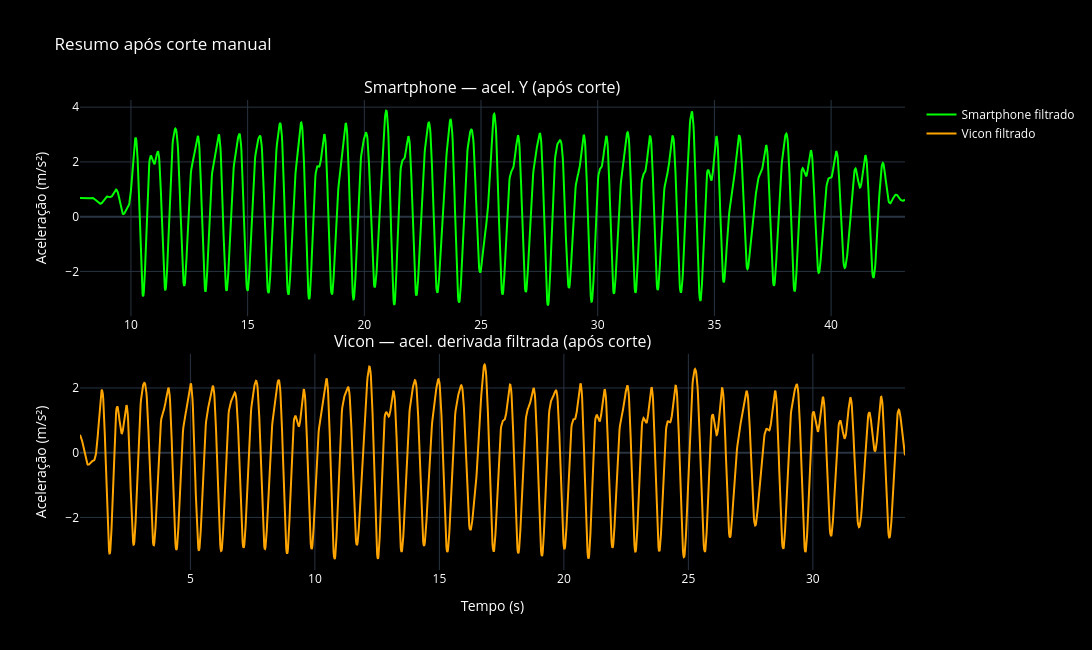

The notebook cell this image was saved under:
### Code cell
# =====================================================
# Corte manual — 2 gráficos (smartphone + Vicon)
# Requer: células 1→3 + preparação Vicon acima
# =====================================================

if "_orig_New_Time_sp" not in globals():
    raise RuntimeError(
        "Execute a célula anterior (Vicon — derivação + preparação) antes desta."
    )

if "acc_vicon_filt_m_s2" not in globals():
    raise RuntimeError(
        "Derivação do Vicon ausente. Execute a célula de preparação antes desta."
    )


def _fig_layout_base(fig, titulo, t_min, t_max):
    fig.update_layout(
        title=titulo,
        template="plotly_dark",
        width=1500,
        height=380,
        plot_bgcolor="black",
        paper_bgcolor="black",
        font=dict(color="white"),
        legend=dict(x=0.01, y=0.99),
        dragmode="pan",
        uirevision="corte_manual",
    )
    fig.update_xaxes(
        title_text="Tempo (s)",
        range=[float(t_min), float(t_max)],
        autorange=False,
        fixedrange=False,
    )
    fig.update_yaxes(autorange=True)
    return fig


def _shapes_painel(marcadores):
    return [
        dict(
            type="line", x0=t, x1=t, y0=0, y1=1, yref="paper", xref="x",
            line=dict(color=cor, width=2, dash="dash"),
        )
        for t, cor in marcadores
    ]


def _aplicar_shapes_sem_zoom(fig_w, marcadores):
    xr = fig_w.layout.xaxis.range
    yr = fig_w.layout.yaxis.range
    fig_w.layout.shapes = _shapes_painel(marcadores)
    if xr is not None:
        fig_w.layout.xaxis.range = list(xr)
    if yr is not None:
        fig_w.layout.yaxis.range = list(yr)


def _aplicar_corte_manual():
    global New_Time_sp, Signal_interpolated_sp, Signal_filtered_sp
    global New_Time_vc, Signal_interpolated_vc
    global Time_cumsum_vc, Signal_vc
    global acc_vicon_m_s2, acc_vicon_filt_m_s2
    global corte_manual_aplicado, t_corte_sp, t_corte_vc

    t_sp0, t_sp1 = sorted(_cliques_corte["sp"])
    t_vc0, t_vc1 = sorted(_cliques_corte["vc"])
    t_corte_sp = (float(t_sp0), float(t_sp1))
    t_corte_vc = (float(t_vc0), float(t_vc1))

    m_sp = (New_Time_sp >= t_sp0) & (New_Time_sp <= t_sp1)
    m_vc = (New_Time_vc >= t_vc0) & (New_Time_vc <= t_vc1)
    m_vc_raw = (Time_cumsum_vc >= t_vc0) & (Time_cumsum_vc <= t_vc1)

    New_Time_sp = np.asarray(New_Time_sp, dtype=float)[m_sp]
    Signal_interpolated_sp = np.asarray(Signal_interpolated_sp, dtype=float)[m_sp]
    Signal_filtered_sp = np.asarray(Signal_filtered_sp, dtype=float)[m_sp]

    New_Time_vc = np.asarray(New_Time_vc, dtype=float)[m_vc]
    Signal_interpolated_vc = np.asarray(Signal_interpolated_vc, dtype=float)[m_vc]
    Time_cumsum_vc = np.asarray(Time_cumsum_vc, dtype=float)[m_vc_raw]
    Signal_vc = np.asarray(Signal_vc, dtype=float)[m_vc_raw]

    disp_n, acc_r, acc_f = _derivar_vicon(Signal_interpolated_vc, New_Time_vc)
    acc_vicon_m_s2 = acc_r
    acc_vicon_filt_m_s2 = acc_f
    corte_manual_aplicado = True

    print(f"Corte smartphone: {t_sp0:.3f} s → {t_sp1:.3f} s ({m_sp.sum()} amostras)")
    print(f"Corte Vicon:      {t_vc0:.3f} s → {t_vc1:.3f} s ({m_vc.sum()} amostras)")


def _plot_resumo_pos_corte():
    disp_n, acc_r, acc_f = _derivar_vicon(Signal_interpolated_vc, New_Time_vc)
    t_vc = np.asarray(New_Time_vc, dtype=float)

    fig = make_subplots(
        rows=2, cols=1, shared_xaxes=False, vertical_spacing=0.08,
        subplot_titles=(
            "Smartphone — acel. Y (após corte)",
            "Vicon — acel. derivada filtrada (após corte)",
        ),
    )
    fig.add_trace(go.Scatter(
        x=New_Time_sp, y=Signal_filtered_sp, mode="lines",
        name="Smartphone filtrado", line=dict(color="lime"),
    ), row=1, col=1)
    fig.add_trace(go.Scatter(
        x=t_vc, y=acc_f, mode="lines",
        name="Vicon filtrado", line=dict(color="orange"),
    ), row=2, col=1)
    fig.update_layout(
        title="Resumo após corte manual",
        template="plotly_dark", width=1500, height=650,
        plot_bgcolor="black", paper_bgcolor="black", font=dict(color="white"),
    )
    fig.update_xaxes(title_text="Tempo (s)", row=2, col=1)
    fig.update_yaxes(title_text="Aceleração (m/s²)", row=1, col=1)
    fig.update_yaxes(title_text="Aceleração (m/s²)", row=2, col=1)
    fig.show()


# Restaura sinais completos (reexecutar esta célula = novo corte, sem cortar de novo o anterior)
New_Time_sp = _orig_New_Time_sp.copy()
Signal_interpolated_sp = _orig_Signal_interpolated_sp.copy()
Signal_filtered_sp = _orig_Signal_filtered_sp.copy()
New_Time_vc = _orig_New_Time_vc.copy()
Signal_interpolated_vc = _orig_Signal_interpolated_vc.copy()
Time_cumsum_vc = _orig_Time_cumsum_vc.copy()
Signal_vc = _orig_Signal_vc.copy()

corte_manual_aplicado = False
t_corte_sp = (float(New_Time_sp[0]), float(New_Time_sp[-1]))
t_corte_vc = (float(New_Time_vc[0]), float(New_Time_vc[-1]))

disp_cm_norm, acc_vicon_m_s2, acc_vicon_filt_m_s2 = _derivar_vicon(
    Signal_interpolated_vc, New_Time_vc
)
t_vc = np.asarray(New_Time_vc, dtype=float)

print(f"Vicon | amostras: {len(t_vc)} | dt = {dt:.6f} s | fs = {fs} Hz")

_cliques_corte = {"sp": [], "vc": []}
_marcadores = {"sp": [], "vc": []}

_fig_sp = go.Figure()
_fig_sp.add_trace(go.Scatter(
    x=New_Time_sp, y=Signal_filtered_sp, mode="lines",
    name="Acel. Y filtrada", line=dict(color="lime"),
))
_fig_layout_base(
    _fig_sp,
    "CORTE SMARTPHONE — clique 2×: início e fim (verde / vermelho)",
    New_Time_sp[0], New_Time_sp[-1],
)
fig_corte_sp = go.FigureWidget(_fig_sp)

_fig_vc = go.Figure()
_fig_vc.add_trace(go.Scatter(
    x=t_vc, y=acc_vicon_filt_m_s2, mode="lines",
    name="Acel. derivada filtrada", line=dict(color="orange"),
))
_fig_layout_base(
    _fig_vc,
    "CORTE VICON — clique 2×: início e fim (verde / vermelho)",
    t_vc[0], t_vc[-1],
)
fig_corte_vc = go.FigureWidget(_fig_vc)

print(
    "①② Gráfico SMARTPHONE: clique início e fim\n"
    "③④ Gráfico VICON: clique início e fim\n"
    "(Após os 4 cliques, abre o resumo com os dados cortados.)"
)
display(HTML("<b>Dois gráficos separados</b> — use pan/zoom se precisar; os cliques não alteram o zoom."))


def _tentar_finalizar():
    if len(_cliques_corte["sp"]) == 2 and len(_cliques_corte["vc"]) == 2:
        _aplicar_corte_manual()
        _plot_resumo_pos_corte()
        print("Corte concluído. Variáveis globais atualizadas para as próximas células.")


def _handler_clique(painel, fig_w):
    def _cb(trace, points, selector):
        if not points.xs:
            return
        t = float(points.xs[0])
        lst = _cliques_corte[painel]
        if len(lst) >= 2:
            print(f"[{painel}] Já tem início e fim. Reexecute a célula para novo corte.")
            return
        lst.append(t)
        cor = "lime" if len(lst) == 1 else "red"
        _marcadores[painel].append((t, cor))
        print(f"[{painel}] t = {t:.3f} s ({'início' if len(lst) == 1 else 'fim'})")
        _aplicar_shapes_sem_zoom(fig_w, _marcadores[painel])
        fig_w.data[0].on_click(_cb)
        _tentar_finalizar()
    return _cb


_cb_sp = _handler_clique("sp", fig_corte_sp)
_cb_vc = _handler_clique("vc", fig_corte_vc)
fig_corte_sp.data[0].on_click(_cb_sp)
fig_corte_vc.data[0].on_click(_cb_vc)

display(fig_corte_sp)
display(fig_corte_vc)

### Figure 1 — Plotly figure (JSON) as saved in the notebook; plotly's stock layout.template omitted (floating-point values rounded to 4 significant figures; data arrays with more than 128 entries replaced by an {"elided": "..."} marker saying what was removed)
{"data": [{"line": {"color": "lime"}, "mode": "lines", "name": "Smartphone filtrado", "type": "scatter", "x": {"elided": "2122 float values"}, "xaxis": "x", "y": {"elided": "2122 float values"}, "yaxis": "y"}, {"line": {"color": "orange"}, "mode": "lines", "name": "Vicon filtrado", "type": "scatter", "x": {"elided": "1989 float values"}, "xaxis": "x2", "y": {"elided": "1989 float values"}, "yaxis": "y2"}], "layout": {"annotations": [{"font": {"size": 16}, "showarrow": false, "text": "Smartphone — acel. Y (após corte)", "x": 0.5, "xanchor": "center", "xref": "paper", "y": 1, "yanchor": "bottom", "yref": "paper"}, {"font": {"size": 16}, "showarrow": false, "text": "Vicon — acel. derivada filtrada (após corte)", "x": 0.5, "xanchor": "center", "xref": "paper", "y": 0.46, "yanchor": "bottom", "yref": "paper"}], "font": {"color": "white"}, "height": 650, "paper_bgcolor": "black", "plot_bgcolor": "black", "title": {"text": "Resumo após corte manual"}, "width": 1500, "xaxis": {"anchor": "y", "domain": [0, 1]}, "xaxis2": {"anchor": "y2", "domain": [0, 1], "title": {"text": "Tempo (s)"}}, "yaxis": {"anchor": "x", "domain": [0.54, 1], "title": {"text": "Aceleração (m/s²)"}}, "yaxis2": {"anchor": "x2", "domain": [0, 0.46], "title": {"text": "Aceleração (m/s²)"}}}}
